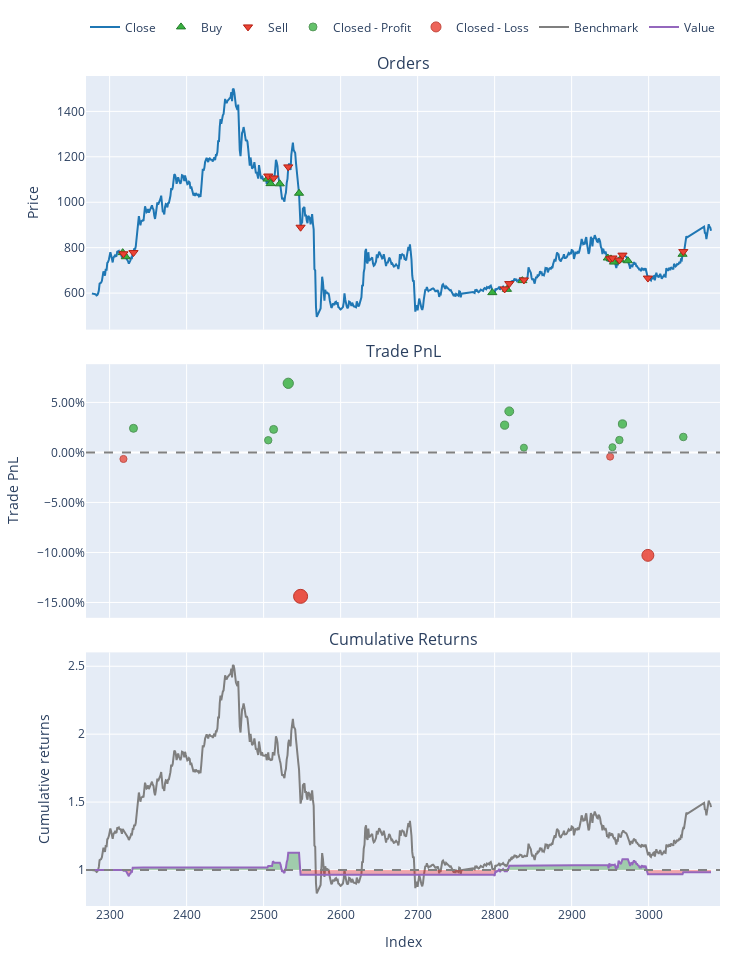

Write notebook code for a chart like this one.
### Code cell
import vectorbt as vbt
import pandas as pd
from arch import arch_model
import numpy as np

def dynamic_scale(data):
    max_val = data['close'].max()
    if max_val > 1000:
        return 0.1 * (1000 / max_val)  # Дополнительное жёсткое масштабирование
    elif max_val < 1:
        return 1 / max_val
    else:
        return 0.1  # Жёстко масштабируем все данные на 0.1

data = df_copy['PIKK'][['begin', 'open', 'close']]

scale_factor = dynamic_scale(data)

data = data.dropna(subset=['close', 'open'])

data.loc[:, 'close_scaled'] = data['close'] * scale_factor

# GARCH
def garch_predict(data):
    predictions = []
    for i in range(30, len(data)):
        train_data = data.iloc[:i]
        model = arch_model(train_data['close_scaled'], vol='Garch', p=1, q=1, rescale=False)  # Указываем rescale=False
        model_fitted = model.fit(disp='off')
        forecast = model_fitted.forecast(horizon=1)
        predicted_close_scaled = forecast.mean.iloc[-1, 0]
        predicted_close = predicted_close_scaled / scale_factor
        predictions.append(predicted_close)
    return np.array([np.nan] * 30 + predictions)  # Добавляем NaN для первых 30 дней

data['Predicted_Close'] = garch_predict(data)

# Генерация торговых сигналов
data.loc[:, 'Signal'] = np.where(data['Predicted_Close'] > data['open'], 1, 0) # 1 - сигнал на покупку
data.loc[:, 'Exit_Signal'] = data['Signal'].shift(1) # Смещение на один день
data['Exit_Signal'].iloc[0] = 0  # Первый день без сигнала на продажу

entries = data['Signal'] == 1
exits = data['Exit_Signal'] == 1

price = data['close']
pf = vbt.Portfolio.from_signals(
    close=price,
    entries=entries,
    exits=exits,
    init_cash=10000,
    freq='1D',
    sl_stop=0.10,
)

stats = pf.stats()
pd.options.mode.chained_assignment = None
print(stats)

pf.plot().show()

### Figure 1 — Plotly figure (JSON) as saved in the notebook; plotly's stock layout.template omitted (floating-point values rounded to 4 significant figures; data arrays with more than 128 entries replaced by an {"elided": "..."} marker saying what was removed)
{"data": [{"legendgroup": "0", "line": {"color": "#1f77b4"}, "name": "Close", "showlegend": true, "type": "scatter", "uid": "b6362500-e550-4cbe-8096-948767b70873", "x": {"elided": "767 int values"}, "xaxis": "x", "y": {"elided": "767 float values"}, "yaxis": "y"}, {"customdata": [[0, 12.85, 0], [2, 13.07, 0], [4, 9.231, 0], [6, 9.518, 0], [8, 9.745, 0], [10, 10.83, 0], [12, 16.02, 0], [14, 16.07, 0], [16, 15.75, 0], [18, 13.73, 0], [20, 13.74, 0], [22, 14.08, 0], [24, 14.07, 0], [26, 14.54, 0], [28, 12.56, 0]], "hovertemplate": "Order Id: %{customdata[0]}<br>Timestamp: %{x}<br>Price: %{y}<br>Size: %{customdata[1]:.6f}<br>Fees: %{customdata[2]:.6f}", "legendgroup": "1", "marker": {"color": "#37B13F", "line": {"color": "rgb(38,123,44)", "width": 1}, "size": 8, "symbol": "triangle-up"}, "mode": "markers", "name": "Buy", "type": "scatter", "uid": "9ee2bcb9-bd5c-4904-9d26-51d6e3dee566", "x": [2317, 2321, 2505, 2509, 2521, 2546, 2797, 2816, 2836, 2947, 2951, 2955, 2963, 2973, 3044], "xaxis": "x", "y": [778.1, 760.1, 1102.0, 1082.0, 1081, 1040.0, 601.9, 616.5, 654.8, 754.4, 750.6, 736.5, 746, 742.4, 770.9], "yaxis": "y"}, {"customdata": [[1, 12.85, 0], [3, 13.07, 0], [5, 9.231, 0], [7, 9.518, 0], [9, 9.745, 0], [11, 10.83, 0], [13, 16.02, 0], [15, 16.07, 0], [17, 15.75, 0], [19, 13.73, 0], [21, 13.74, 0], [23, 14.08, 0], [25, 14.07, 0], [27, 14.54, 0], [29, 12.56, 0]], "hovertemplate": "Order Id: %{customdata[0]}<br>Timestamp: %{x}<br>Price: %{y}<br>Size: %{customdata[1]:.6f}<br>Fees: %{customdata[2]:.6f}", "legendgroup": "2", "marker": {"color": "#EA4335", "line": {"color": "rgb(181,31,18)", "width": 1}, "size": 8, "symbol": "triangle-down"}, "mode": "markers", "name": "Sell", "type": "scatter", "uid": "ce952acd-fb62-4201-b409-b320ac44d9a1", "x": [2318, 2331, 2506, 2513, 2532, 2548, 2813, 2819, 2838, 2950, 2953, 2962, 2966, 2999, 3045], "xaxis": "x", "y": [773, 778.4, 1116.0, 1107.0, 1156.0, 890, 618.3, 641.8, 657.9, 751.2, 754.5, 745.6, 767.2, 666, 782.8], "yaxis": "y"}, {"customdata": [[1, 1, 239.2, 0.02408], [2, 2, 123.7, 0.01216], [3, 3, 237.0, 0.02302], [4, 4, 728.0, 0.0691], [6, 6, 262.7, 0.02725], [7, 7, 406.5, 0.04104], [8, 8, 48.81, 0.004734], [10, 10, 53.6, 0.005196], [11, 11, 128.1, 0.01236], [12, 12, 298.3, 0.02842], [14, 14, 149.5, 0.01544]], "hovertemplate": "Exit Trade Id: %{customdata[0]}<br>Position Id: %{customdata[1]}<br>Exit Timestamp: %{x}<br>PnL: %{customdata[2]:.6f}<br>Return: %{customdata[3]:.2%}", "legendgroup": "3", "marker": {"color": "#37B13F", "line": {"color": "rgb(38,123,44)", "width": 1}, "opacity": [0.7713, 0.7585, 0.7702, 0.8197, 0.7747, 0.7895, 0.7505, 0.751, 0.7587, 0.776, 0.762], "size": [7.994, 7.397, 7.941, 10.25, 8.153, 8.844, 7.025, 7.048, 7.407, 8.212, 7.561], "symbol": "circle"}, "mode": "markers", "name": "Closed - Profit", "type": "scatter", "uid": "05d6376b-c521-4dd9-bb30-93ef9071c484", "x": [2331, 2506, 2513, 2532, 2813, 2819, 2838, 2953, 2962, 2966, 3045], "xaxis": "x2", "y": [0.02408, 0.01216, 0.02302, 0.0691, 0.02725, 0.04104, 0.004734, 0.005196, 0.01236, 0.02842, 0.01544], "yaxis": "y2"}, {"customdata": [[0, 0, -65.54, -0.006554], [5, 5, -1621.0, -0.1439], [9, 9, -43.94, -0.004242], [13, 13, -1111.0, -0.1029]], "hovertemplate": "Exit Trade Id: %{customdata[0]}<br>Position Id: %{customdata[1]}<br>Exit Timestamp: %{x}<br>PnL: %{customdata[2]:.6f}<br>Return: %{customdata[3]:.2%}", "legendgroup": "4", "marker": {"color": "#EA4335", "line": {"color": "rgb(181,31,18)", "width": 1}, "opacity": [0.7525, 0.9, 0.75, 0.856], "size": [7.116, 14, 7, 11.95], "symbol": "circle"}, "mode": "markers", "name": "Closed - Loss", "type": "scatter", "uid": "3dca810b-741e-4803-95f9-450e1656ad0a", "x": [2318, 2548, 2950, 2999], "xaxis": "x2", "y": [-0.006554, -0.1439, -0.004242, -0.1029], "yaxis": "y2"}, {"legendgroup": "5", "line": {"color": "#7f7f7f"}, "name": "Benchmark", "showlegend": true, "type": "scatter", "uid": "4dda066b-30d7-4326-8c99-dd6c42807a0d", "x": {"elided": "767 int values"}, "xaxis": "x3", "y": {"elided": "767 float values"}, "yaxis": "y3"}, {"hoverinfo": "skip", "legendgroup": "6", "line": {"color": "rgba(0, 0, 0, 0)", "width": 0}, "opacity": 0, "showlegend": false, "type": "scatter", "uid": "ac4fc419-73ce-49fb-8056-c223e17b9bd5", "x": {"elided": "767 int values"}, "xaxis": "x3", "y": {"elided": "767 int values"}, "yaxis": "y3"}, {"connectgaps": false, "fill": "tonexty", "fillcolor": "rgba(0, 128, 0, 0.3)", "hoverinfo": "skip", "legendgroup": "6", "line": {"color": "rgba(0, 0, 0, 0)", "width": 0}, "opacity": 0, "showlegend": false, "type": "scatter", "uid": "71bd8772-2665-4d93-a92e-b6d70886b2be", "x": {"elided": "767 int values"}, "xaxis": "x3", "y": {"elided": "767 float values"}, "yaxis": "y3"}, {"hoverinfo": "skip", "legendgroup": "6", "line": {"color": "rgba(0, 0, 0, 0)", "width": 0}, "opacity": 0, "showlegend": false, "type": "scatter", "uid": "5604f7a3-59a6-45da-adb8-70709e4f8e3d", "x": {"elided": "767 int values"}, "xaxis": "x3", "y": {"elided": "767 int values"}, "yaxis": "y3"}, {"connectgaps": false, "fill": "tonexty", "fillcolor": "rgba(255, 0, 0, 0.3)", "hoverinfo": "skip", "legendgroup": "6", "line": {"color": "rgba(0, 0, 0, 0)", "width": 0}, "opacity": 0, "showlegend": false, "type": "scatter", "uid": "08a7780c-436f-49fb-9a9b-713ac1c4db58", "x": {"elided": "767 int values"}, "xaxis": "x3", "y": {"elided": "767 float values"}, "yaxis": "y3"}, {"legendgroup": "7", "line": {"color": "#9467bd"}, "name": "Value", "showlegend": true, "type": "scatter", "uid": "b585350e-e1fc-48ea-a2e0-14969297d668", "x": {"elided": "767 int values"}, "xaxis": "x3", "y": {"elided": "767 float values"}, "yaxis": "y3"}, {"hoverinfo": "skip", "legendgroup": "6", "line": {"color": "rgba(0, 0, 0, 0)", "width": 0}, "opacity": 0, "showlegend": false, "type": "scatter", "uid": "cc17edcb-a260-429e-869c-9e6da1abc276", "x": {"elided": "767 int values"}, "xaxis": "x3", "y": {"elided": "767 int values"}, "yaxis": "y3"}], "layout": {"annotations": [{"font": {"size": 16}, "showarrow": false, "text": "Orders", "x": 0.5, "xanchor": "center", "xref": "paper", "y": 1, "yanchor": "bottom", "yref": "paper"}, {"font": {"size": 16}, "showarrow": false, "text": "Trade PnL", "x": 0.5, "xanchor": "center", "xref": "paper", "y": 0.6528, "yanchor": "bottom", "yref": "paper"}, {"font": {"size": 16}, "showarrow": false, "text": "Cumulative Returns", "x": 0.5, "xanchor": "center", "xref": "paper", "y": 0.3056, "yanchor": "bottom", "yref": "paper"}], "height": 960, "legend": {"orientation": "h", "traceorder": "normal", "x": 1, "xanchor": "right", "y": 1.042, "yanchor": "bottom"}, "margin": {"b": 30, "l": 30, "r": 30, "t": 30}, "shapes": [{"line": {"color": "gray", "dash": "dash"}, "type": "line", "x0": 0, "x1": 1, "xref": "paper", "y0": 0, "y1": 0, "yref": "y2"}, {"line": {"color": "gray", "dash": "dash"}, "type": "line", "x0": 0, "x1": 1, "xref": "paper", "y0": 1, "y1": 1, "yref": "y3"}], "showlegend": true, "width": 750, "xaxis": {"anchor": "y", "domain": [0, 1], "matches": "x3", "showticklabels": false}, "xaxis2": {"anchor": "y2", "domain": [0, 1], "matches": "x3", "showticklabels": false}, "xaxis3": {"anchor": "y3", "domain": [0, 1], "title": {"text": "Index"}}, "yaxis": {"anchor": "x", "domain": [0.6944, 1], "title": {"text": "Price"}}, "yaxis2": {"anchor": "x2", "domain": [0.3472, 0.6528], "tickformat": ".2%", "title": {"text": "Trade PnL"}}, "yaxis3": {"anchor": "x3", "domain": [0, 0.3056], "title": {"text": "Cumulative returns"}}}}
